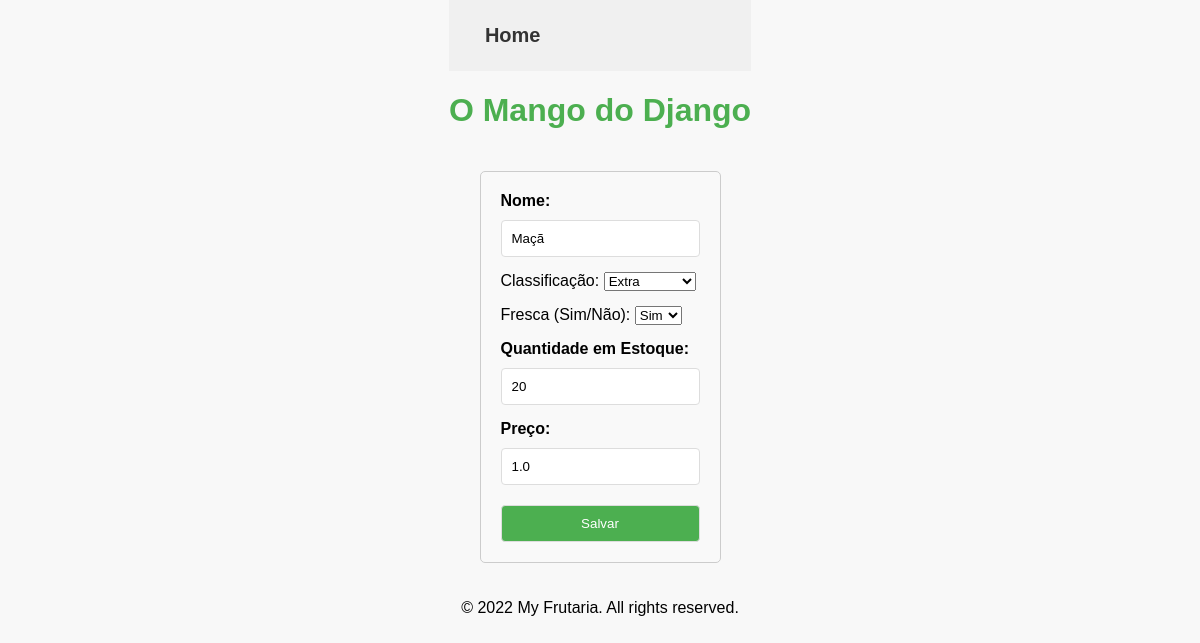
Page /fruit_edit/7/ on the earlier database version.
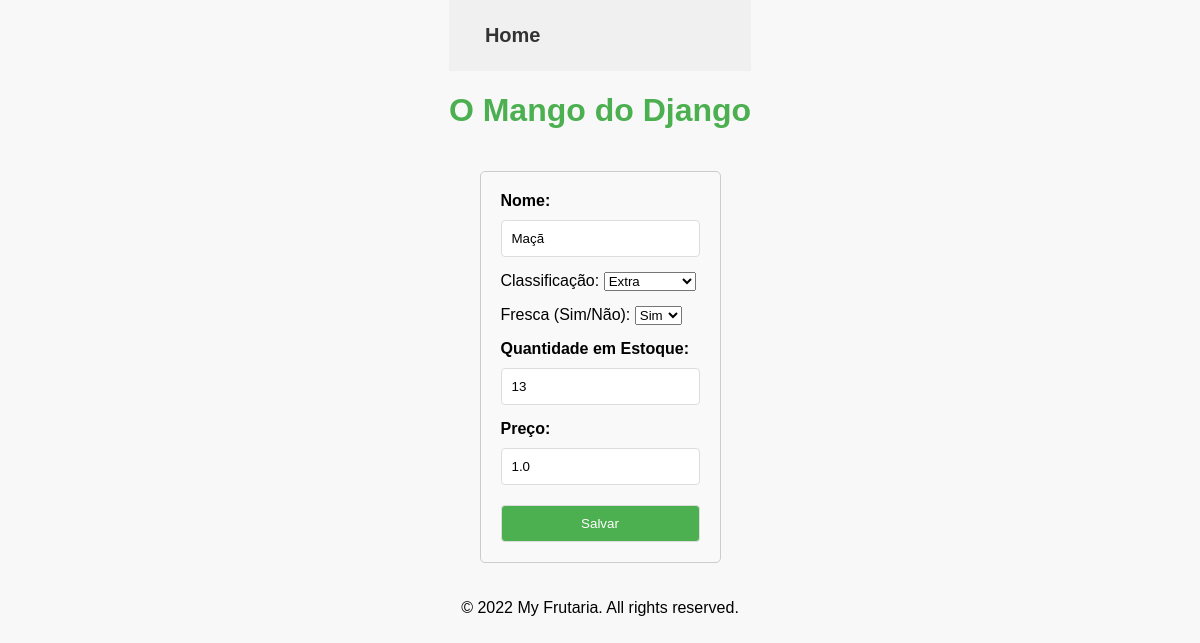
Same page on the later database version.
### frutaria/models.py (models this page shows)
class Fruta(models.Model):
    nome = models.CharField(max_length=100)
    classificacao = models.CharField(max_length=100)
    fresca = models.BooleanField(default=True)
    qtd_estoque = models.IntegerField()
    preco = models.FloatField(default=0.00)

### frutaria/views.py (the view, shortened to what this page needs)
# urls.py: path('fruit_edit/<int:fruta_id>/', views.fruit_edit, name='fruit_edit'),
def fruit_edit(request, fruta_id):
    fruta = get_object_or_404(Fruta, pk=fruta_id)
    if request.method == 'GET':
        return render(request, 'edit_fruit.html', {'fruta': fruta})

### frutaria/templates/edit_fruit.html (shortened to what this page needs)
{% extends 'base.html' %}
{% block content %}
    <form method="POST" class="form-fruta">
        <div class="form-group">
            <label for="nome" class="form-label">Nome:</label>
            <input type="text" id="nome" name="nome" value="{{ fruta.nome }}" class="form-input">
        </div>
        <div class="form-group">
            <label for="classificacao">Classificação:</label>
            <select id="classificacao" name="classificacao" required>
                <option value="Extra">Extra</option>
            </select>
        </div>
        <div class="form-group">
            <label for="fresca">Fresca (Sim/Não):</label>
            <select id="fresca" name="fresca" required>
                <option value="True">Sim</option>
            </select>
        </div>
        <div class="form-group">
            <label for="qtd_estoque" class="form-label">Quantidade em Estoque:</label>
            <input type="number" id="qtd_estoque" name="qtd_estoque" value="{{ fruta.qtd_estoque }}" class="form-input">
        </div>
        <div class="form-group">
            <label for="preco" class="form-label">Preço:</label>
            <input type="number" id="preco" name="preco" value="{{ fruta.preco }}" class="form-input" step="0.01" min="0.01">
        </div>
        <input type="submit" value="Salvar" class="form-submit">
    </form>
{% endblock %}

Differences in the rows shown:
changed Fruta "Maçã": qtd_estoque "20" → "13"
